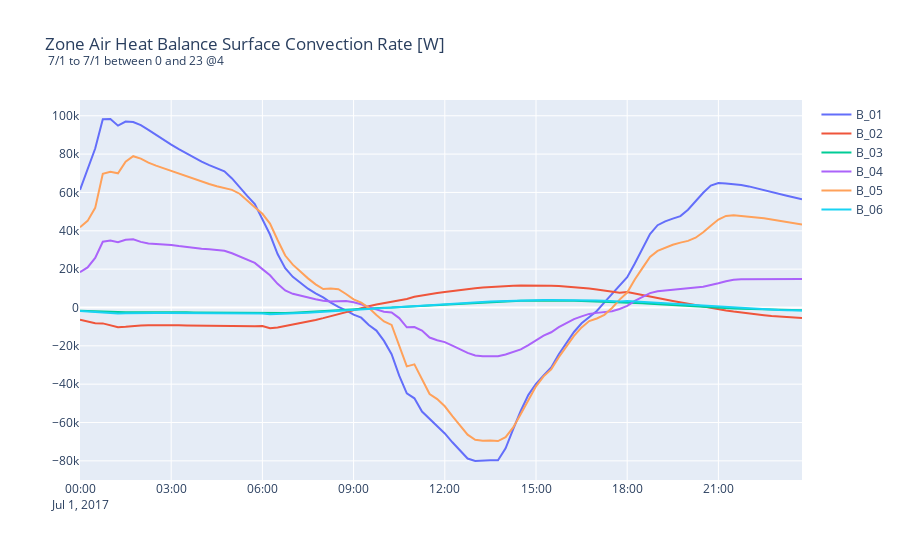
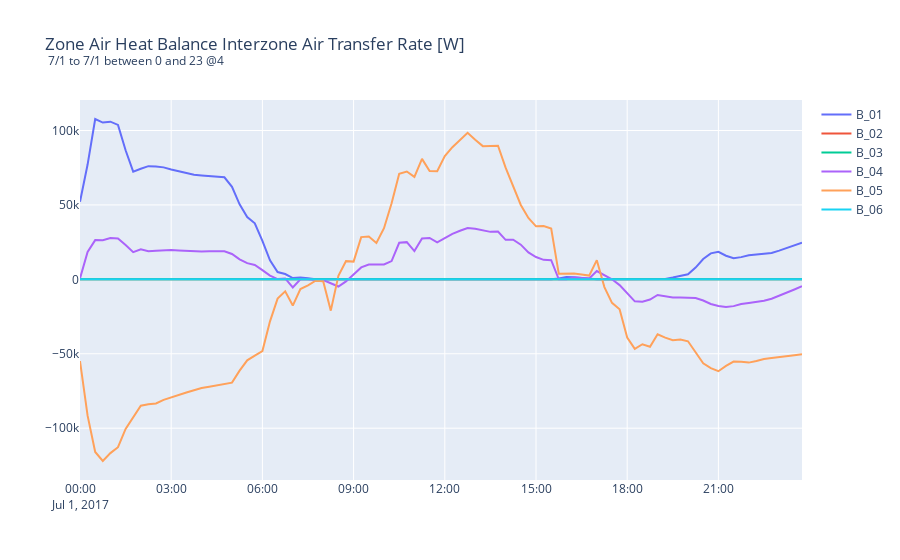
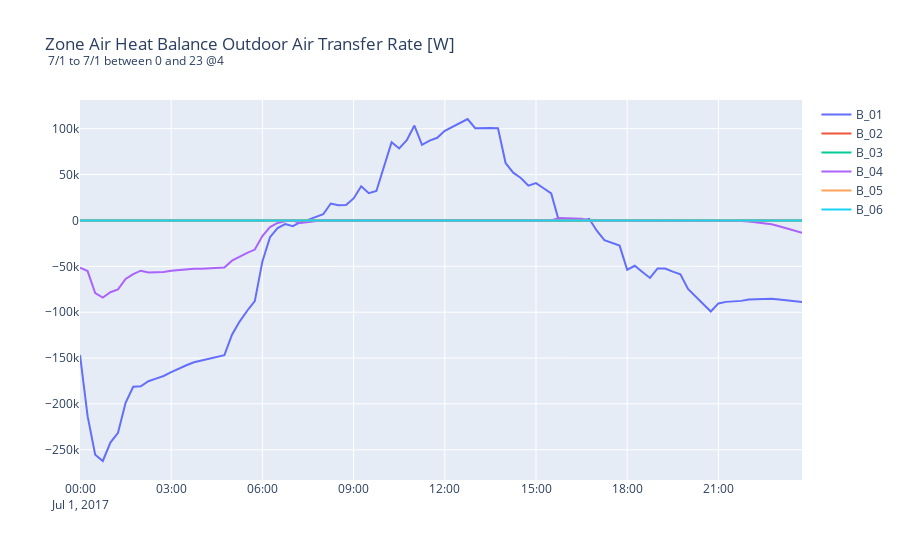

The code cell stored with these charts, in order, in its notebook:
### Code cell
assert ez2.plt
ez2.plt.get_collection_for_variable(ov.zone_surface_convection_heat_transfer)
ez2.plt.create_plot(SHOW_FIG=True)

assert ez2.plt
ez2.plt.get_collection_for_variable(ov.zone_interzone_heat_transfer)
ez2.plt.create_plot(SHOW_FIG=True)

assert ez2.plt
ez2.plt.get_collection_for_variable(ov.zone_outdoor_heat_transfer)
ez2.plt.create_plot(SHOW_FIG=False)
